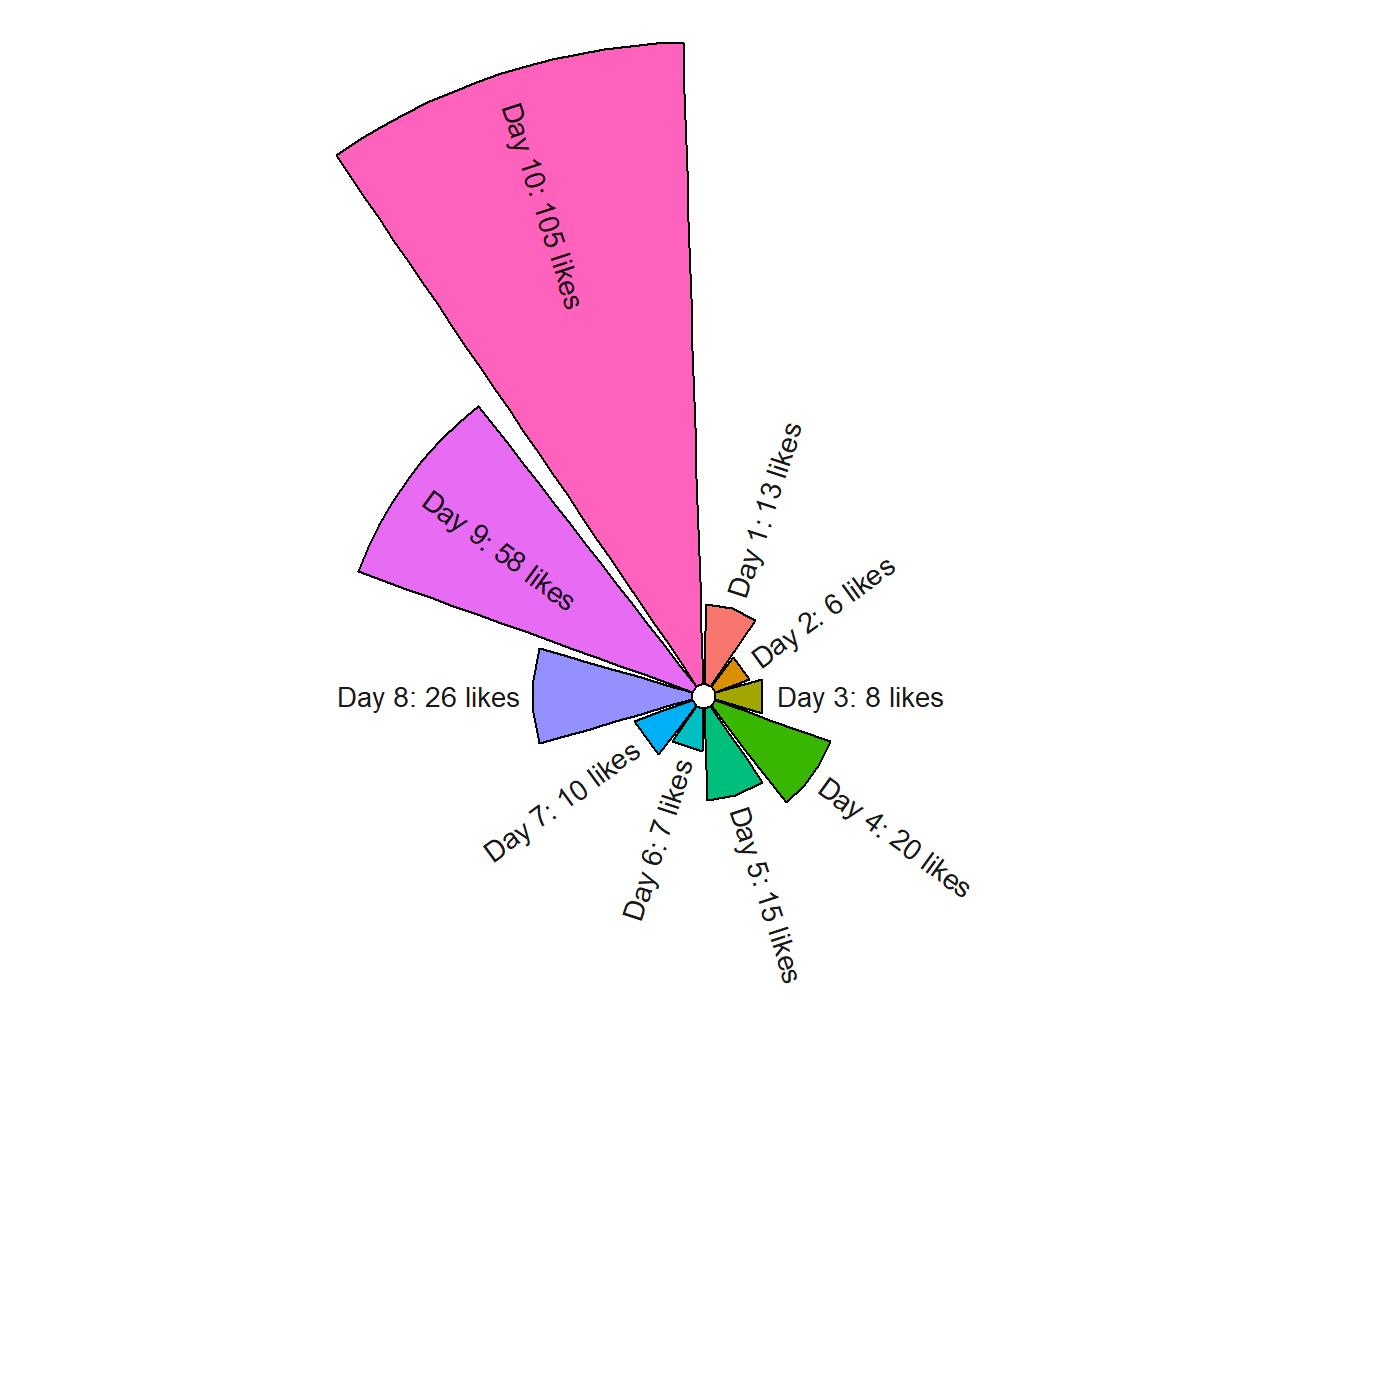

This chart was generated by the following R code:

## 30 day chart challenge 2022 ##

# Script by TheDataDigest 
# https://www.youtube.com/c/TheDataDigest
# https://github.com/TheDataDigest
# https://twitter.com/DigestData


## (1) Setup and loading packages ----
rm(list=ls())
setwd(dirname(rstudioapi::getActiveDocumentContext()$path))

library(tidyverse); library(glue); library(patchwork)


## (2) Creating the data ----
twitter <- data.frame(id = 1:10,
                      day = paste0("Day ", 1:10),
                      likes = c(13, 6, 8, 20, 15, 7, 10, 26, 58, 105),
                      category = c("part_to_whole", "pictogram", "historical", "flora", "sloope", "OWID", "physical", "mountains", "statistics", "experimental"),
                      theme = c("MAMMALS", "YTVIDEOS", "POLIOTRIALS", "IRIS", "SIGN", "CHILDMORTALITY", "LIFTS", "EVEREST", "NORM", "PVALUES"))


# label data
# Get the name and the y position of each label
label_data <- twitter

# calculate the ANGLE of the labels
number_of_bar <- nrow(label_data)
angle <-  90 - 360 * (label_data$id-0.5) / number_of_bar     # I substract 0.5 because the letter must have the angle of the center of the bars. Not extreme right(1) or extreme left (0)

# calculate the alignment of labels: right or left
# If I am on the left part of the plot, my labels have currently an angle < -90
label_data$hjust <- ifelse(test = angle < -90, yes = 1, no = 0)
label_data$hjust[label_data$id %in% 9:10] <- -0.2

# flip angle BY to make them readable
label_data$angle <- ifelse(angle < -90, angle+180, angle)
#label_data$angle <- angle


## (3) Creating the basic plot ----
basic_plot <- ggplot(twitter, aes(x=as.factor(id), y=likes, fill=as.factor(id), label = day)) +       
  geom_bar(stat="identity", color = "black") +
  ylim(-2,120) +
  theme_minimal() +
  theme(
    legend.position = "none",
    axis.text = element_blank(),
    axis.title = element_blank(),
    panel.grid = element_blank(),
    plot.margin = unit(rep(-3,4), "cm") 
  ) +
  coord_polar() + 
  geom_text(data=label_data, 
            aes(x=id, y=likes+2, label= glue('{day}: {likes} likes'), hjust=hjust), 
            color="black", alpha=0.9, size=3.5, 
            angle= label_data$angle, inherit.aes = FALSE ) 


## (4) Save png, pdf ----
# save as PNG
ggsave(path = getwd(), filename = "11_circular_LIKES.png", 
       plot = basic_plot, device = png,  
       width = 7, height = 7, units = "in", dpi = 200)

# save as PDF
ggsave(path = getwd(), filename = "11_circular_LIKES.pdf", 
       plot = basic_plot, device = cairo_pdf,  
       width = 7, height = 7, units = "in")

